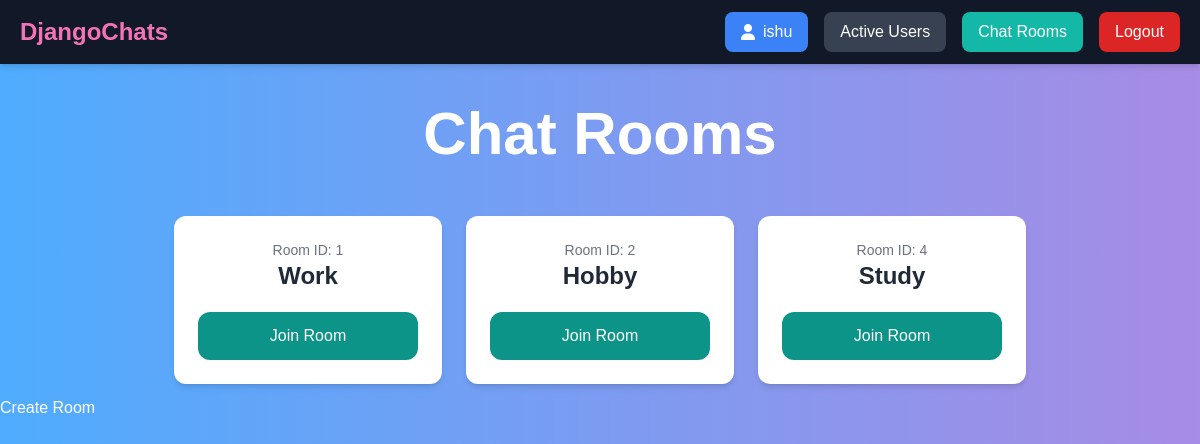
The app's page /rooms/ (signed in) with its own data.
### room/models.py (models this page shows)
class Room(models.Model):
    name = models.CharField(max_length=255)
    slug = models.SlugField(unique = True)

### room/views.py (the view)
# urls.py: path('rooms/',include('room.urls')),
@login_required
def rooms(request):
    rooms = Room.objects.all()
    return render(request,'room/rooms.html',{'rooms':rooms})

### room/templates/room/rooms.html (shortened to what this page needs)
{% extends "base.html" %}
{% block content %}
<div class="p-10 lg:p-10 text-center">
    <h1 class="text-4xl lg:text-6xl font-bold text-white">Chat Rooms</h1>
</div>
<div class="w-full flex flex-wrap justify-center pt-64-10 px-4">
    {% for room in rooms %}
        <div class="w-full sm:w-1/2 md:w-1/3 lg:w-1/4 px-3 py-3">
            <div class="p-6 bg-white shadow-md rounded-xl text-center">
                <p class="text-gray-500 text-sm">Room ID: {{ room.id }}</p>
                <h2 class="mb-5 text-2xl font-semibold text-gray-800">{{ room.name }}</h2>
                <a href="{% url 'room' room.slug %}"
                   class="px-6 py-3 block rounded-xl text-white bg-teal-600 hover:bg-teal-700 transition duration-300">
                   Join Room
                </a>
            </div>
        </div>
    {% endfor %}
</div>
<div class="flex">
    <form method = "POST" class="flex-column gap-3">
        <button type="submit">Create Room</button>
    </form>
</div>
{% endblock content %}

### core/templates/base.html (shortened to what this page needs)
<!DOCTYPE html>
<html lang="en">
<head>
    <script src="https://cdn.tailwindcss.com"></script>
    <link rel="stylesheet" href="/static/style.css">
    <link rel="stylesheet" href="https://cdnjs.cloudflare.com/ajax/libs/font-awesome/6.7.2/css/all.min.css" />
</head>
<body class="text-white ">
    <nav class="bg-gray-900 shadow-md px-5 py-3 w-100">
        <div class="flex items-center justify-between">
            <a href="/" class="text-2xl font-bold text-pink-400 hover:text-blue-400 transition-all duration-300">
                DjangoChats
            </a>
            <div class="hidden md:flex items-center space-x-4 transition duration-300">
                {% if request.user.is_authenticated %}
                    <a href="{% url 'profile' %}" class="px-4 py-2 rounded-lg bg-blue-500 hover:bg-blue-600 flex items-center space-x-2">
                        <i class="fa-solid fa-user"></i> <span>{{ user.username }}</span>
                    </a>
                    <a href="{% url 'user_list' %}" class="px-4 py-2 rounded-lg bg-gray-700 hover:bg-gray-600">
                        Active Users
                    </a>
                    <a href="{% url 'rooms' %}" class="px-4 py-2 rounded-lg bg-teal-500 hover:bg-teal-600">
                        Chat Rooms
                    </a>
                    <a href="{% url 'logout' %}" class="px-4 py-2 rounded-lg bg-red-600 hover:bg-red-700">
                        Logout
                    </a>
                {% endif %}
            </div>
        </div>
    </nav>
    {% block content %}{% endblock content %}
</body>
</html>

### static/style.css (style rules this page uses)
body { background: linear-gradient(to right, #4facfe, #ff6bcb); font-family: 'Poppins', sans-serif; background-size: 200% 200%; transition: 0.5s, color 0.3s; animation: gradientAnimation 8s infinite ease-in-out; }

### records on screen
Room: id "1", name "Work"
Room: id "2", name "Hobby"
Room: id "4", name "Study"

### other values on screen
{{ user.username }} "ishu"
